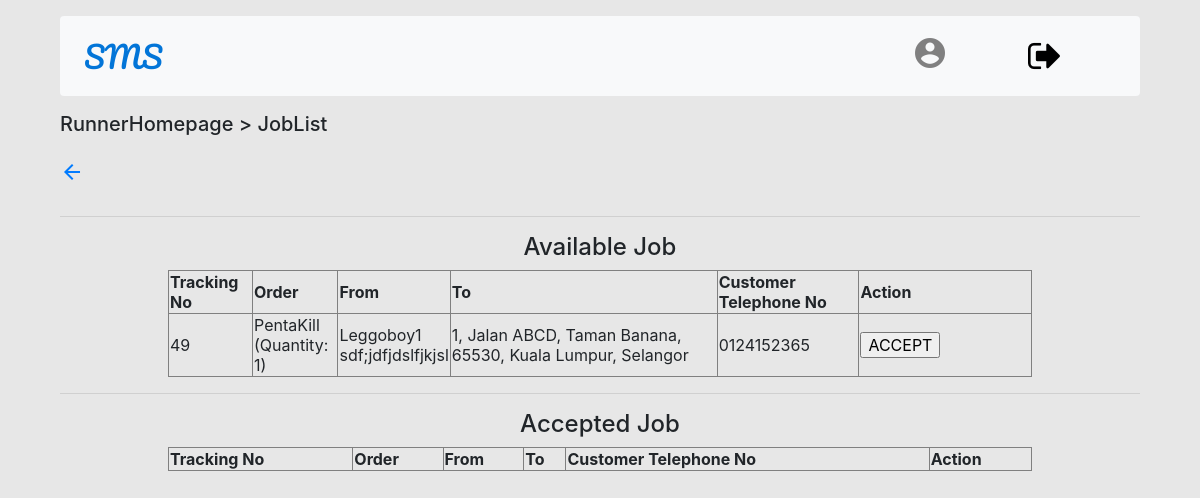
The app's page /ApplicationLayer/trackingView/RunJobList.php with its own data.
### tables this page shows
CREATE TABLE `tracking` (
  `TrackID` int(20) NOT NULL,
  `Cus_ID` int(11) NOT NULL,
  `R_ID` int(11) NOT NULL,
  `Ord_ID` int(11) NOT NULL,
  `CusStatus` varchar(20) NOT NULL,
  `RunStatus` varchar(20) NOT NULL,
  `FeedbackStatus` int(20) DEFAULT 0,
  `Ship_Add` text NOT NULL
);

CREATE TABLE `service` (
  `Service_ID` int(11) NOT NULL,
  `sp_id` int(11) NOT NULL,
  `S_Name` varchar(255) NOT NULL,
  `Category` int(11) NOT NULL,
  `Unit_Price` float NOT NULL,
  `S_Photo` longblob NOT NULL,
  `S_Desc` text NOT NULL,
  `S_Stock` int(11) NOT NULL
);

CREATE TABLE `order1` (
  `Ord_ID` int(11) NOT NULL,
  `p_status` tinyint(1) NOT NULL DEFAULT 0,
  `Service_ID` int(11) NOT NULL,
  `Unit_Price` float NOT NULL,
  `quantity` int(11) NOT NULL,
  `Cus_ID` int(11) NOT NULL,
  `doneStatus` int(1) NOT NULL DEFAULT 0
);

CREATE TABLE `sp` (
  `sp_id` int(11) NOT NULL,
  `spname` varchar(255) NOT NULL,
  `spregnum` varchar(50) NOT NULL,
  `sptelno` varchar(50) NOT NULL,
  `speadd` varchar(100) NOT NULL,
  `spaddress` varchar(255) NOT NULL,
  `spusername` varchar(25) NOT NULL,
  `sppassword` varchar(25) NOT NULL,
  `spfiles` longblob NOT NULL
);

CREATE TABLE `customer` (
  `Cus_ID` int(11) NOT NULL,
  `Cus_Name` varchar(255) NOT NULL,
  `Cus_Age` int(11) NOT NULL,
  `Cus_Gender` varchar(15) NOT NULL,
  `Cus_Telno` varchar(20) NOT NULL,
  `Cus_Addr1` varchar(255) NOT NULL,
  `Cus_Addr2` varchar(255) NOT NULL,
  `Cus_PCode` varchar(8) NOT NULL,
  `Cus_City` varchar(50) NOT NULL,
  `Cus_State` varchar(20) NOT NULL,
  `Cus_Username` varchar(20) NOT NULL,
  `Cus_Password` varchar(25) NOT NULL
);

### libs/database.php (called while the page is built, shortened)
<?php
class DB
{
  public static function connect($value = '')
  {
    $pdo = new PDO(DB_TYPE . ':host=' . DB_HOST . ';dbname=' . DB_NAME, DB_USER, DB_PASS);
    $pdo->setAttribute(PDO::ATTR_ERRMODE, PDO::ERRMODE_EXCEPTION);
    return $pdo;
  }
  public static function run($sql, $args = NULL)
  {
    if (!$args)
    {
      return DB::connect()->query($sql);
    }
    $stmt = DB::connect()->prepare($sql);
    try {
      $stmt->execute($args);
      return $stmt;
    } catch (PDOException $e) {
      echo $e->getMessage();
      die();
    }
  }
}

### BusinessServiceLayer/trackingModel/TrackingModel.php (called while the page is built, shortened)
<?php
require_once '../../libs/database.php';
class TrackingModel
{
    function viewUnaccepted()
    {
        $sql = "select * from Tracking join customer on(Tracking.Cus_ID = customer.Cus_ID) inner join order1 on Tracking.Ord_ID=order1.Ord_ID inner join service on order1.Service_ID=service.Service_ID inner join sp on sp.sp_id=service.sp_id where RunStatus='unaccepted' and CusStatus LIKE 'On Delivery'";
        return DB::run($sql);
    }
}

### BusinessServiceLayer/trackingController/TrackingController.php (called while the page is built, shortened)
<?php
require_once __DIR__ . '/../trackingModel/TrackingModel.php';
class TrackingController
{
    function viewUnaccepted()
    {
        $Tracking = new TrackingModel();
        return $Tracking->viewUnaccepted();
    }
}

### ApplicationLayer/trackingView/RunJobList.php (the view, shortened to what this page needs)
<?php
require __DIR__ . '/../../src/bootstrap.php';
require_once __DIR__ . '/../../BusinessServiceLayer/trackingController/TrackingController.php';
$Tracking = new TrackingController();
$data1 = $Tracking->viewUnaccepted();
?>
<html>
<body>
    <div class="mx-auto" style="width: 90%">
        <nav class="navbar navbar-expand-sm bg-light rounded my-3" style="height: 10%;">
            <ul class="navbar-nav navbar-left mr-auto">
                <li class="nav-brand"><a style="font-family: 'Pacifico', cursive; font-size: 30px;" class="nav-link"
                        href="/sdw/ApplicationLayer/userProfileView/RunnerHomePage.php">SMS</a></li>
            </ul>
            <ul class="navbar-nav mr-2">
                <li class="nav-item justify-content-center align-self-center px-4">
                    <a href="/sdw/ApplicationLayer/userProfileView/RunnerEditProfile.php">
                        <span style="color:grey; font-size: 36px" class="material-icons">account_circle </span>
                    </a>
                </li>
                <li class="nav-item justify-content-center align-self-center px-5">
                    <a href='/sdw/ApplicationLayer/userProfileView/RunnerLogin.php'
                        style="font-size: 20px; color: lightgreen;" class="nav-link">
                        <img src="/sdw/src/img/signout.png" /></a>
                </li>
            </ul>
        </nav>
    </div>
    <div class="mx-auto" style="width: 90%">
        <h5>RunnerHomepage > JobList</h5>
        <a href="../userProfileView/RunnerHomePage.php">
            <span class="material-icons md-48 text-primary my-3">
            </span>
        </a>
        <hr>
        <h4 align="center">Available Job</h4>
        <form action="" method="POST">
            <table border="1" width="80%" align="center">
                <tr>
                    <th>Tracking No</th>
                    <th>Order</th>
                    <th>From
                    <th>To</th>
                    <th>Customer Telephone No</th>
                    <th>Action</th>
                </tr>
                <tr>
                    <?php
                    foreach ($data1 as $row1) {
                        echo "<tr>"
                            . "<td>" . $row1['TrackID'] . "</td>"
                            . "<td>" . $row1['S_Name'] . "<br/>" . "(Quantity: " . $row1['quantity'] . ")" . "</td>"
                            . "<td>" .  $row1['spname'] . "<br/>" . $row1['spaddress'] . "</td>"
                            . "<td>" . $row1['Ship_Add'] . "</td>"
                            . "<td>" . $row1['Cus_Telno'] . "</td>";
                    ?>
                    <td width="20%">
                        <input type="submit" name="accept" value="ACCEPT">
                    </td>
                    <?php
                        echo "</tr>";
                    }
                    ?>
                </tr>
            </table>
        </form>
    </div>
    <div class="mx-auto" style="width: 90%">
        <hr>
        <h4 align="center">Accepted Job</h4>
        <form action="" method="POST">
            <table border="1" width="80%" align="center">
                <tr>
                    <th>Tracking No</th>
                    <th>Order</th>
                    <th>From
                    <th>To</th>
                    <th>Customer Telephone No</th>
                    <th>Action</th>
                </tr>
            </table>
        </form>
</body>
</html>

### src/css/all.css (style rules this page uses)
body { background-color: rgb(231, 231, 231); }
a:link { color: #0275d8; }
.material-icons { text-align: center; margin: auto; }
.material-icons { font-size: 24px; }

### records on screen
tracking: TrackID "49", service.S_Name "PentaKill", Ord_ID.quantity "1", sp.spname "Leggoboy1", sp.spaddress "sdf;jdfjdslfjkjsl", Ship_Add "1, Jalan ABCD, Taman Banana, 65530, Kuala Lumpur, Selangor", Cus_ID.Cus_Telno "0124152365"
